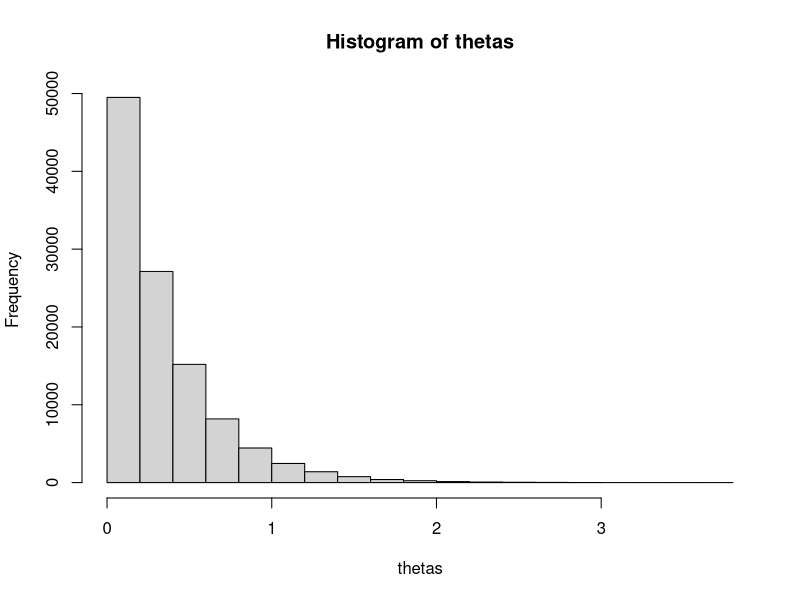

This figure's R source:

## ISYE6420 ##
## Fall 2018 ##
rm(list=ls())

#Q1 Metropolis Hastings
## Set random seed
#set.seed(1234)
m=100000
burnin=m*.1
m=m+burnin

# Data
x <- -2 # used to calculate posterior likelihood, not used in code below

# Step 1: Initialize theta (theta_0)
theta = 0.5
# Vectors to hold theta values and whether proposed theta was accepted
thetas <-c(0)
acceptance <-vector(length=m)
theta_prop_vec <-vector(length=m)
r_vec <- vector(length=m)

alpha<-1
beta<- 3

#Step 4: Increase n and go back to step 2
for(n in 1:m){  
  ## Step 2: Generate proposal theta_prop from q(theta_prop|theta)
  theta_prop<-rgamma(n=1,shape=alpha,scale = 1/beta)
  theta_prop_vec[n]<-theta_prop
  ## Calculate expression r in rho
  ## Calculate rho
  #theta_prop<-rgamma(n=1,alpha, beta)
  #r<-((exp(-3*theta_prop))*dgamma(theta,shape=alpha,scale=beta))/
  #  (exp(-3*theta)*dgamma(theta_prop,shape=alpha, scale=beta))
  # r<-dnorm(x,0,1/theta_prop)*dgamma(theta_prop,1/2,1)*dgamma(theta,shape=alpha,scale=beta)/
  #   (dnorm(x,0,1/theta)*dgamma(theta,1/2,1)*dgamma(theta_prop,shape=alpha,scale=beta))
  
  r <- theta^(alpha-1)*exp(-beta*theta)*exp(-theta_prop*(1+0.5*x^2))/
    (theta_prop^(alpha-1)*exp(-beta*theta_prop)*exp(-theta*(1+0.5*x^2)))
  
  r_vec[n]<-r
  rho<-min(r,1)
  # Step 3: Generate U~U(0,1) and accept proposal theta_prop if U<rho
  U=runif(1)
  #print(paste("rho:", rho, ", U:", U))
  ## Added theta_prop !=0 because theta cannot be 0 per definition of parameter
  if(U<=rho){
    theta <- theta_prop
    acceptance[n] <- 1
    thetas<-c(thetas,theta)
  }
  if(U>rho){ }
}
par(mfrow=c(1,1))
hist(thetas)
mean(thetas)
var(thetas)
mean(acceptance[burnin:m])